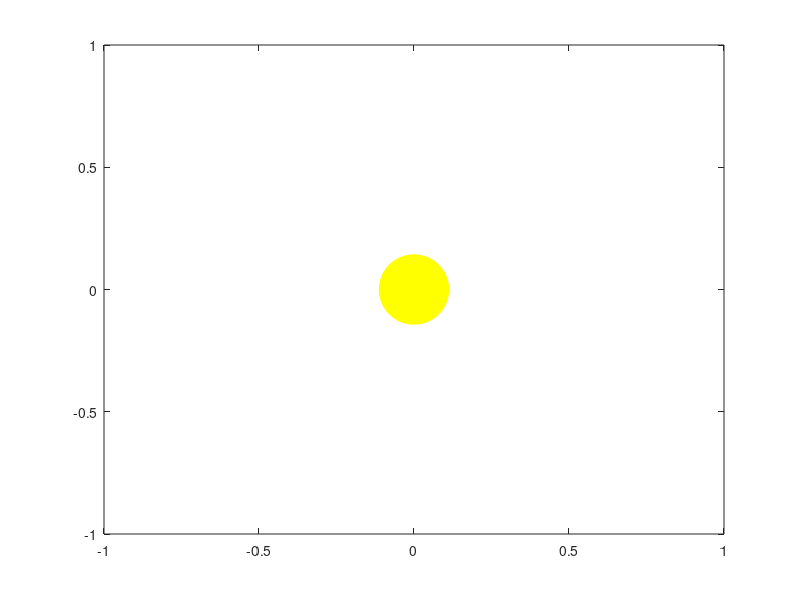

Source code (MATLAB): (Note: this script raises an error after producing the figure.)
%
% Planetary orbit using second order Euler-Cromer method.
% by Kevin Berwick, slightly edited by H. Nakanishi and D. Molnar
% based on 'Computational Physics' book by N Giordano and H Nakanishi
% Section 4.1
%
% AU-year units (for Solar System)
%
%    solves d^2r/dt^2 = - G*M r / r^3 from given inittial conditions
%
clear all;
%
% set initial conditions
x  = input('x_0 [AU]: ');
y  = input('y_0 [AU]: ');
vx = input('vx_0 [AU/yr]: ');
vy = input('vy_0 [AU/yr]: ');
t  = 0.;
% set computational parameters
t_end  = input('t_end [yr]: ');
dt     = input('dt [yr]: ');
nsteps = floor(t_end / dt + 0.5);
%
% plot the Sun at the origin and keep it for later plots
%
clf;
plot(0, 0, 'oy', 'MarkerSize', 50, 'MarkerFaceColor', 'yellow');
h = animatedline(x, y, 'Color', 'b');
axis([-1.5 1.5 -1.5 1.5]);
xlabel('x [AU]');
ylabel('y [AU]');
%hold on;
%
% Euler-Cromer time evolution
GM = 4 * pi^2;
for i = 1:nsteps
    % plot point
    addpoints(h, x, y);
    title([num2str(t),' years']);
    drawnow;
    %
    % update
    r = sqrt(x^2+y^2);
    % compute new position (x,y), velocity (vx,vy)
    vx_new = vx - GM * x * dt / r^3;
    vy_new = vy - GM * y * dt / r^3;
    x_new  = x  + vx_new * dt;
    y_new  = y  + vy_new * dt;
    % update positionss and velocities with new values, and time too
    vx = vx_new; 
    vy = vy_new;
    x = x_new;
    y = y_new;
    t = t + dt;
end
%
%%
